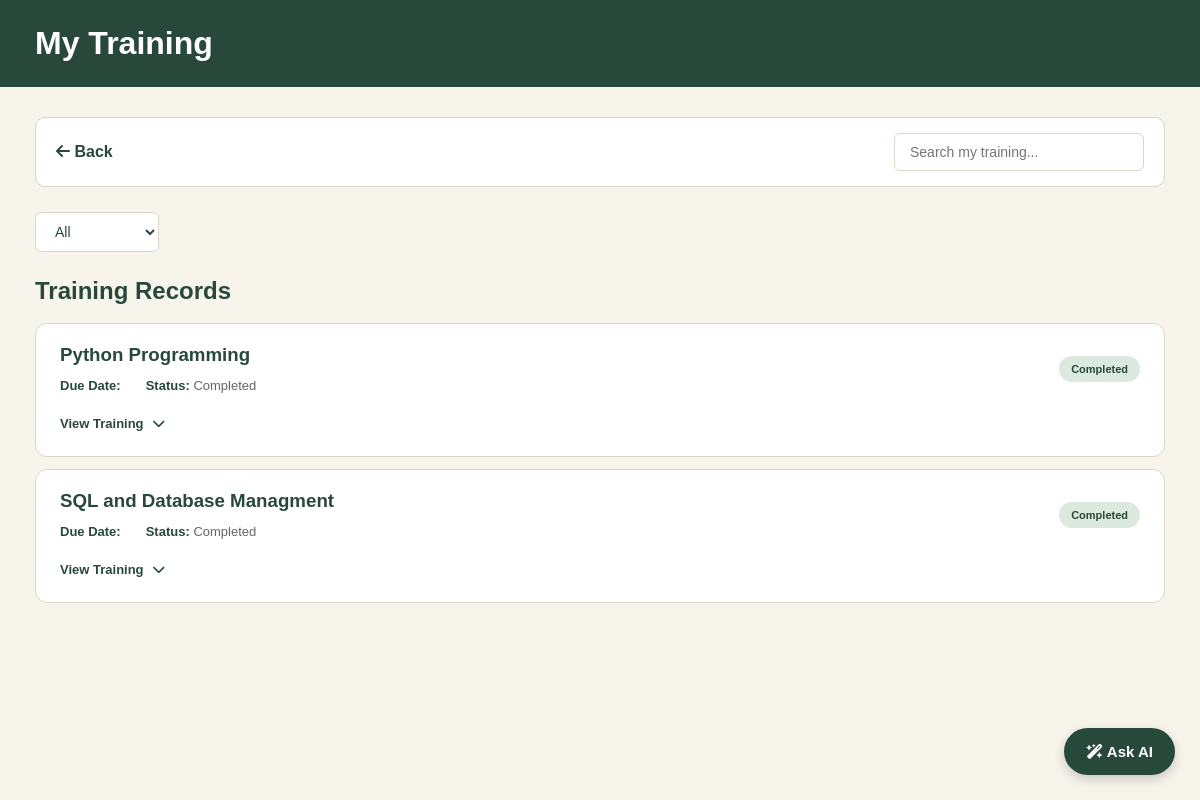
Screenshot of /employee/training/ (signed in) with the database file from the repository.
### core/models.py (models this page shows, shortened)
class TrainingRecord(models.Model):
    STATUS_CHOICES = [
        ("not_started", "Not Started"),
        ("in_progress", "In Progress"),
        ("completed", "Completed"),
    ]
    employee = models.ForeignKey(
        Employee,
        on_delete=models.CASCADE,
        related_name="training_records"
    )
    training = models.ForeignKey(
        Training,
        on_delete=models.CASCADE,
        related_name="training_records"
    )
    due_date = models.DateField(null=True, blank=True)
    status = models.CharField(
        max_length=20,
        choices=STATUS_CHOICES,
        default="not_started"
    )
    completion_date = models.DateField(null=True, blank=True)
    class Meta:
        unique_together = ("employee", "training")
    class Meta:
        unique_together = ("employee", "training")

class Training(models.Model):
    DELIVERY_CHOICES = [
        ("online", "Online"),
        ("in_person", "In person"),
        ("hybrid", "Hybrid"),
    ]
    course_name = models.CharField(max_length=150)
    description = models.TextField(blank=True)
    provider = models.CharField(max_length=150, blank=True)
    delivery_method = models.CharField(max_length=20, choices=DELIVERY_CHOICES, default="online")
    duration_hours = models.PositiveIntegerField(null=True, blank=True)
    cost = models.DecimalField(max_digits=8, decimal_places=2, default=0)
    related_skill = models.ForeignKey(Skill, on_delete=models.SET_NULL, null=True, blank=True, related_name="trainings")
    related_certification = models.ForeignKey(Certification, on_delete=models.SET_NULL, null=True, blank=True, related_name="trainings")

### core/views.py (the view)
# urls.py: path('employee/training/',views.employee_training, name='employee_training'),
@login_required
def employee_training(request):
    if request.user.employee_profile.role != 'employee':
        return redirect_by_role(request.user)
    employee = request.user.employee_profile
    training_records = employee.training_records.select_related(
        'training',
        'training__related_skill',
        'training__related_certification'
    ).all().order_by('due_date')
    return render(request, 'core/employee_training.html', {
        'employee': employee,
        'training_records': training_records,
    })

### core/templates/core/employee_training.html (shortened to what this page needs)
<!DOCTYPE html>
<html lang="en">
<head>
    <link rel="stylesheet"
          href="https://cdnjs.cloudflare.com/ajax/libs/font-awesome/6.5.2/css/all.min.css">
</head>
<body>
    <header>
        <h1>My Training</h1>
    </header>
    <main>
        <section class="navigation">
            <a href="{% url 'employee_dashboard' %}" class="back-button">
                <i class="fa-solid fa-arrow-left"></i> Back
            </a>
            <input
                type="text"
                id="trainingSearch"
                class="search-box"
                placeholder="Search my training..."
            >
        </section>
        <section class="filter-section">
            <select id="statusFilter">
                <option value="all">All</option>
            </select>
        </section>
        <section>
            <div class="section-heading">
                <h2>Training Records</h2>
            </div>
            <div class="training-grid" id="trainingGrid">
                {% for item in training_records %}
                    <div class="training-card"
                         data-name="{{ item.training.course_name|lower }}"
                         data-status="{{ item.status }}">
                        <div class="training-card-top">
                            <div class="training-info">
                                <h3>{{ item.training.course_name }}</h3>
                                <div class="training-details">
                                    <span>
                                        <strong>Due Date:</strong>
                                    </span>
                                    <span>
                                        <strong>Status:</strong>
                                        {{ item.get_status_display }}
                                    </span>
                                </div>
                            </div>
                            <span class="status
                                {% if item.status == 'completed' %}
                                    completed
                                {% elif item.status == 'in_progress' %}
                                    in-progress
                                {% else %}
                                    upcoming
                                {% endif %}">
                                {{ item.get_status_display }}
                            </span>
                        </div>
                        <button
                            type="button"
                            class="view-button"
                            onclick="toggleTraining(this)">
                            View Training
                            <i class="fa-solid fa-chevron-down"></i>
                        </button>
                    </div>
                {% empty %}
                    <div class="empty-message">
                        You do not have any assigned training records yet.
                    </div>
                {% endfor %}
            </div>
        </section>
    </main>
    <button class="ask-ai-button" onclick="toggleAI()">
        <i class="fa-solid fa-wand-magic-sparkles"></i>
        Ask AI
    </button>
</body>
</html>

### core/templates/core/employee_training.html (style rules this page uses)
* { box-sizing: border-box; }
body { margin: 0; font-family: Arial, sans-serif; background: #F7F4EC; color: #29483C; overflow-y: scroll; }
header { background: #29483C; color: white; padding: 25px 35px; }
header h1 { margin: 0; }
main { padding: 30px 35px 100px; }
.navigation { display: flex; justify-content: space-between; align-items: center; gap: 20px; background: white; padding: 15px 20px; border: 1px solid #DDD5C5; border-radius: 10px; margin-bottom: 25px; }
.back-button { color: #29483C; text-decoration: none; font-weight: bold; }
.search-box { padding: 10px 15px; border: 1px solid #DDD5C5; border-radius: 6px; width: 250px; font-size: 14px; }
.filter-section { display: flex; align-items: center; gap: 12px; margin-bottom: 25px; }
.filter-section select { padding: 10px 15px; border: 1px solid #DDD5C5; border-radius: 6px; background: white; color: #29483C; font-size: 14px; }
.section-heading { margin-bottom: 18px; }
.section-heading h2 { margin: 0 0 6px; }
.training-grid { display: flex; flex-direction: column; gap: 12px; }
.training-card { background: white; padding: 20px 24px; border-radius: 12px; border: 1px solid #DDD5C5; }
.training-card-top { display: flex; justify-content: space-between; align-items: center; gap: 20px; }
.training-info h3 { margin: 0 0 12px; }
.training-details { display: flex; flex-wrap: wrap; gap: 25px; font-size: 13px; color: #666; }
.training-details strong { color: #29483C; }
.status { display: inline-block; padding: 7px 12px; border-radius: 20px; font-size: 11px; font-weight: bold; white-space: nowrap; }
.completed { background: #DCE9DF; color: #29483C; }
.view-button { margin-top: 18px; background: none; border: none; color: #29483C; font-size: 13px; font-weight: bold; cursor: pointer; padding: 5px 0; }
.view-button i { margin-left: 5px; }
.ask-ai-button { position: fixed; bottom: 25px; right: 25px; background: #29483C; color: white; border: none; border-radius: 30px; padding: 15px 22px; font-size: 15px; font-weight: bold; cursor: pointer; box-shadow: 0 4px 12px #00000030; z-index: 10; }

### rows the page displays
TrainingRecord: training.course_name "Python Programming", status "Completed"
TrainingRecord: training.course_name "SQL and Database Managment", status "Completed"
